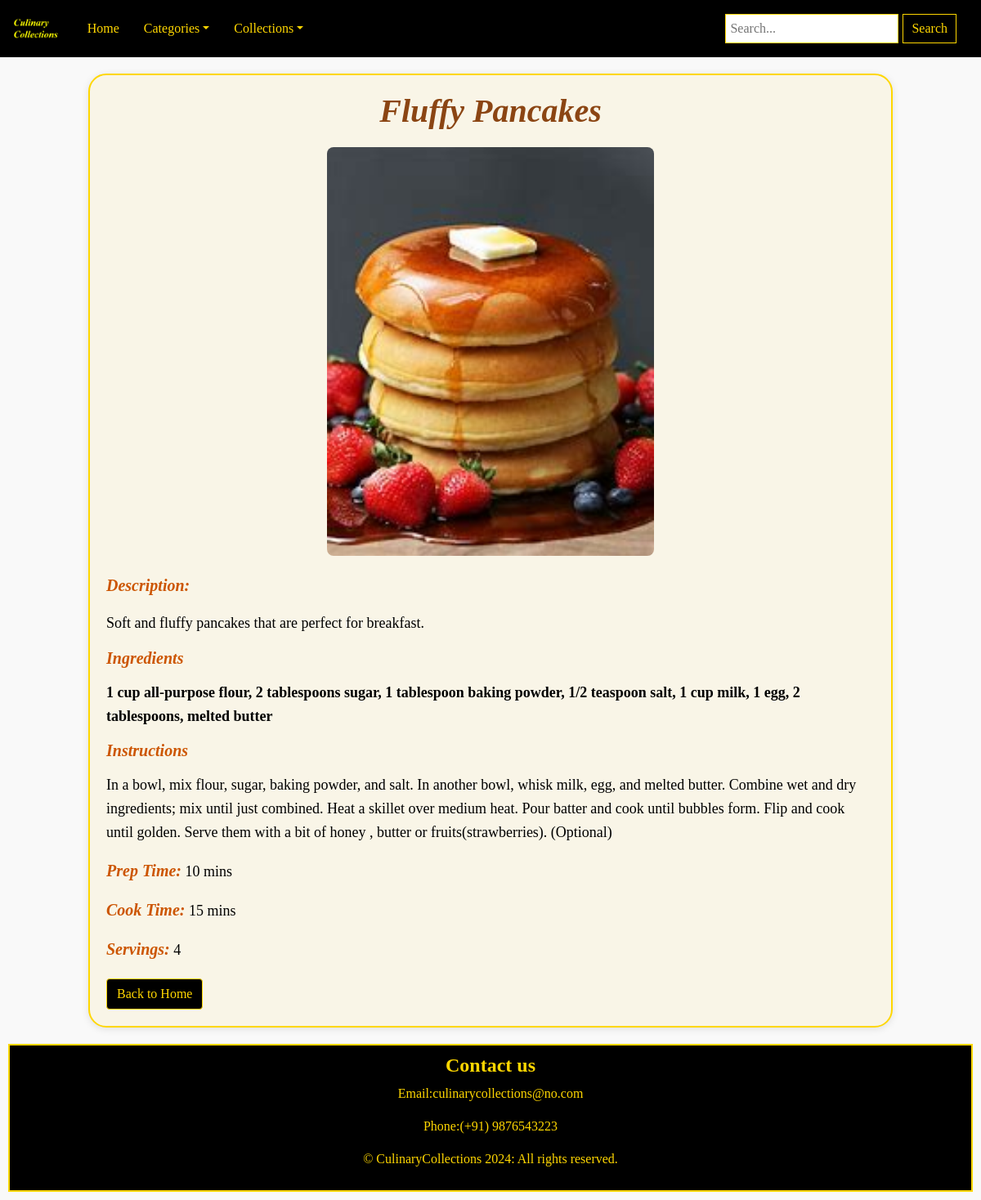
The app's page /recipe/2/ with its own data.
### recipes/models.py (models this page shows, shortened)
class Recipe(models.Model):
    TITLE_CHOICES = [
        ('veg', 'Vegetarian'),
        ('non_veg', 'Non-Vegetarian'),
        ('vegan', 'Vegan'),
    ]
    title = models.CharField(max_length=200)
    description = RichTextField()  # Enhanced text field for description
    ingredients = RichTextField()   # Enhanced text field for ingredients
    instructions = RichTextField()   # Enhanced text field for instructions
    prep_time = models.IntegerField()  # Time in minutes
    cook_time = models.IntegerField()  # Time in minutes
    servings = models.IntegerField()
    image = models.ImageField(upload_to='recipes/images/', null=True, blank=True)  # Recipe image
    category = models.ForeignKey(Category, on_delete=models.CASCADE)  # Link to Category
    collection = models.ManyToManyField(Collection, blank=True)  # Link to Collection (optional)
    recipe_type = models.CharField(max_length=10, choices=TITLE_CHOICES, default='veg')  # New field for recipe type

### recipes/views.py (the view)
# urls.py: path('recipe/<int:id>/', views.recipe_detail, name='recipe_detail'),  # Single recipe detail
def recipe_detail(request, id):
    recipe = get_object_or_404(Recipe, id=id)
    return render(request, 'recipes/main/recipe_detail.html', {'recipe': recipe})

### templates/recipes/main/recipe_detail.html (shortened to what this page needs)
{% extends 'recipes/partials/base.html' %}
{% load static %}
{% block content %}
<div class="gap">
    <h1 class="recipe-title">{{ recipe.title }}</h1>
    {% if recipe.image %}
        <div class="image-container">
            <img src="{{ recipe.image.url }}" alt="{{ recipe.title }}">
        </div>
    {% endif %}
    <p><span class="section-title">Description:</span> {{ recipe.description|safe }}</p>
    <h3 class="section-title">Ingredients</h3>
    <p>{{ recipe.ingredients|safe }}</p>
    <h3 class="section-title">Instructions</h3>
    <p>{{ recipe.instructions|safe }}</p>
    <p><span class="section-title">Prep Time:</span> {{ recipe.prep_time }} mins</p>
    <p><span class="section-title">Cook Time:</span> {{ recipe.cook_time }} mins</p>
    <p><span class="section-title">Servings:</span> {{ recipe.servings }}</p>
    <div style="margin-top: 20px;">
        <a href="{% url 'home' %}" class="btn btn-primary">Back to Home</a>
    </div>
</div>
{% endblock %}

### static/recipes/css/style.css (style rules this page uses)
body { background-color: #f9f9f9; font-family: 'Times New Roman', Times, serif; overflow-x: hidden; }
.btn-primary { background-color: black; color: gold; border: 1px solid gold; }
.gap { width: 82%; padding: 20px; margin: 20px auto; background-color: #f9f5e7; box-shadow: 0 2px 10px rgba(0, 0, 0, 0.1); border: 2px solid gold; border-radius: 22px; font-size: 22px; }
.recipe-title { color: #8b4513; font-weight: bolder; font-style: italic; font-size: 40px; text-align: center; margin-bottom: 20px; }
.image-container img { width: 100%; max-width: 400px; height: auto; display: block; margin: 0 auto 20px; border-radius: 8px; }
.section-title { color: #cc5500; font-weight: bold; font-style: italic; font-size: 20px; }
.gap p { color: black; font-size: 18px; line-height: 1.6; }

### records on screen
Recipe: title "Fluffy Pancakes", image (picture), description "Soft and fluffy pancakes that are perfect for breakfast.", ingredients "1 cup all-purpose flour, 2 tablespoons sugar, 1 tablespoon baking powder, 1/2 teaspoon salt, 1 cup milk, 1 egg, 2 tablespoons, melted butter", instructions "In a bowl, mix flour, sugar, baking powder, and salt. In another bowl, whisk milk, egg, and melted butter. Combine wet and dry ingredients; mix until just combined. Heat a skillet over medium heat. Pour batter and cook until bubbles form. Flip and cook until golden. Serve them with a bit of honey , butter or fruits(strawberries). (Optional)", prep_time "10", cook_time "15", servings "4"
